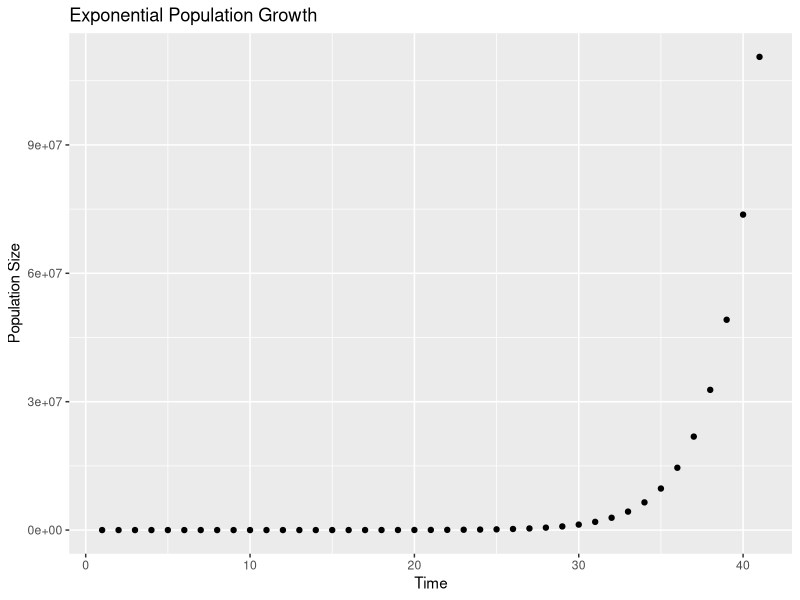
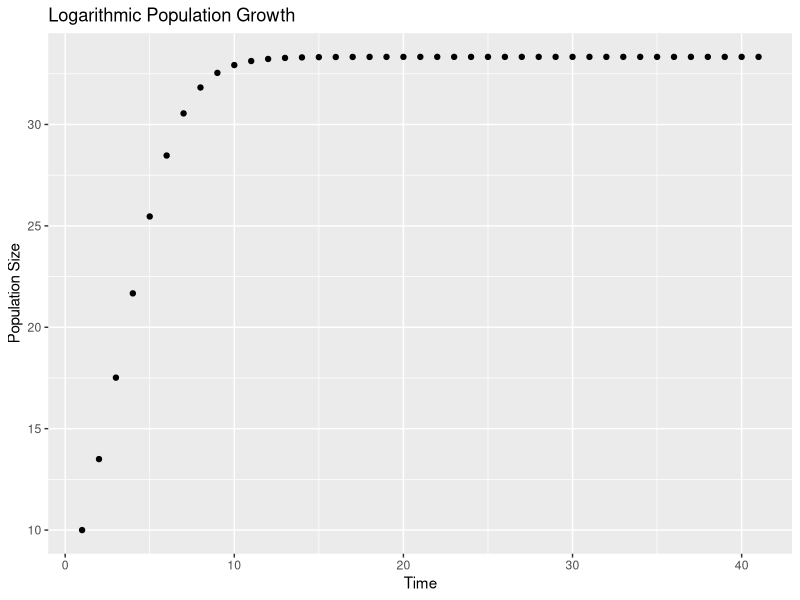

Generate these figures, in order, with R:
## ---- chunk 1
library(tidyverse)
## ---- chunk 2
exp_growth <- function(xt,r){
  r * xt
}

simulate <- function(max_time, x0, r){
  
  x <- numeric(max_time)
  x[1] <- x0
  
  for (t in 1:(max_time - 1)){
    x[t+1] <- exp_growth(x[t],r)
  }
  
  pop_data <- data_frame(time = 1:max_time, population_size = x)
  pop_data
  
  
}

simulate(41,10,1.5)
## ---- chunk 3
simulate(41,10,1.5) %>%
  ggplot( aes(x = time, y = population_size)) +
      geom_point() +
      xlab('Time') +
      ylab('Population Size') + 
      ggtitle('Exponential Population Growth')
## ---- chunk 4
growth <- function(xt, r, K){
  x_t <- r * xt*(1-(xt/K))
}


simulate2 <- function(max_time, x0, r, K){
  
  x <- numeric(max_time)
  x[1] <- x0
  
  for (t in 1:(max_time - 1)){
    x[t+1] <- growth(x[t],r,K)
  }
  
  pop_data <- data_frame(time = 1:max_time, population_size = x)
  pop_data
}

simulate2(41,10,1.5,100) %>%
  ggplot(aes(time,population_size)) +
  geom_point() +
  xlab('Time') +
  ylab('Population Size') + 
  ggtitle('Logarithmic Population Growth')
